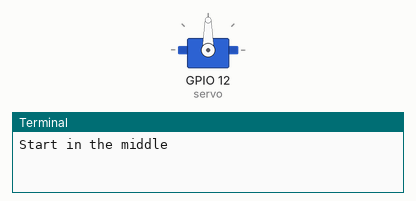
Recording of a program running on a simulated Raspberry Pi (BCM pin numbers). Parts: servo, the last lines printed to the terminal. Servo angles are drawn from the pulse width (0.5 ms = 0°, 2.5 ms = 180°). At 20.0 s the program stops and its outputs stay as they are.

Above: at 0.1 s.
At 5.1 s:
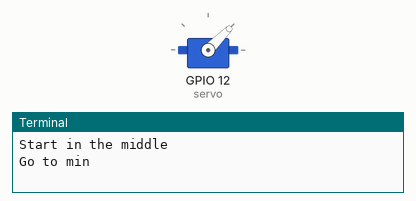
At 10.1 s:
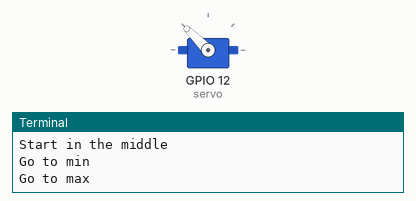
Timing chart, 0 to 16.5 s (numbered marks = the images above):
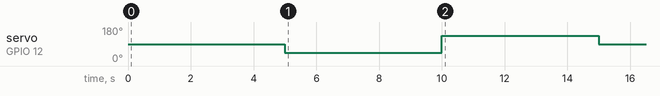

The program:

servo1.py
```python
from gpiozero import Servo
from time import sleep

servo = Servo(12)

print("Start in the middle")
servo.mid()
sleep(5)
print("Go to min")
servo.min()
sleep(5)
print("Go to max")
servo.max()
sleep(5)
print("And back to middle")
servo.mid()
sleep(5)
servo.value = None;
```

Measured:
- by itself, servo on GPIO 12 (servo): 90° → 45° at 5.0 s, → 135° 5.0 s later, → 90° 5.0 s later
